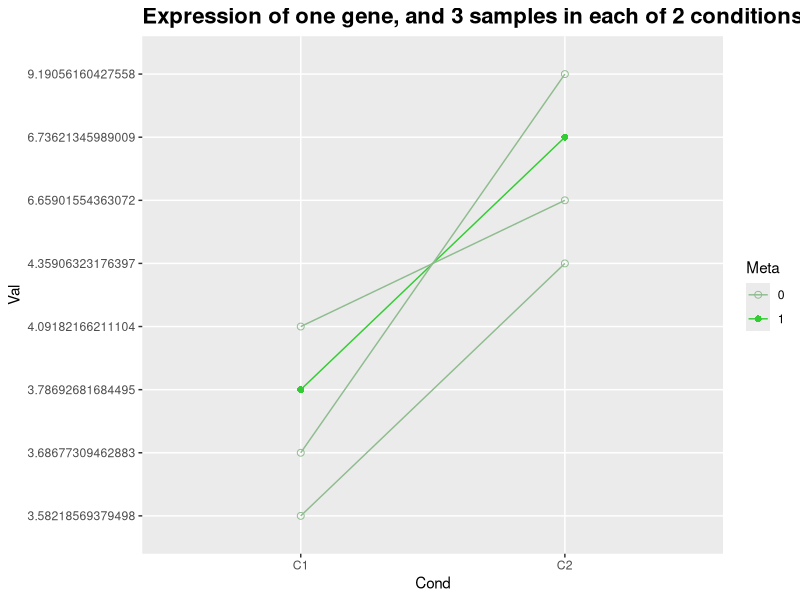

The R source for this figure:
#!/usr/bin/env Rscript
# from the lintwo.R but cleaned up without the experimental code (hopefully)
# linetw2, lines between two conditions
library(ggplot2)
library(Cairo)

# fix the pseudrand seq or not?
set.seed(1)
options(digits=4) # this won't work for ggplot2
# You can create function instead
scaleFUN <- function(x) sprintf("%.3f", x)

# We're going to simulate values coming from two conditions
ns <-6 
hns <- ns/2 # half the samples
c1m <- 4 # group 1 mean
c2m <- 6 # group 2 mean
c1sd <- 0.5 # group 1 sd
c2sd <- 2 # group 1 sd

d <- data.frame(row.names=paste0("S", 1:ns),
                Val=c(rnorm(hns, mean=c1m, sd=c1sd), rnorm(hns, mean=c2m, sd=c2sd)),
                Cond=rep(paste0("C",1:2), each=hns),
                Pair=rep(paste0("P",1:hns), 2),
                Meta=rep(0,ns))

# Introduce Meta values which are the averages for both groups.
d <- rbind(d, c(mean(d$Val[d$Cond=="C1"]), "C1", "NP", 1), c(mean(d$Val[d$Cond=="C2"]), "C2", "NP", 1))

CairoPNG("ltw2.png", 800, 800)
ggplot(d, aes(x=Cond, y=Val, group=Pair), colour=Cond) +
        # the Group=Pair will ensure the lines between each member of a pair are correct.
        geom_point(aes(colour=Meta, shape=Meta, size=Meta)) +
        geom_path(aes(colour=Meta)) +
        scale_color_manual(values = c("darkseagreen", "limegreen")) +
#        scale_fill_manual(values = c("Samples", "Means"), name="") +
        scale_size_manual(values = c(2, 2)) +
        scale_shape_manual(values = c(1, 16)) +
        # 1 is empty circ, 16 is filled circ.
        ggtitle(paste0("Expression of one gene, and ", hns, " samples in each of 2 conditions")) +
        guides(fill=guide_legend(title="Type")) +
        theme(plot.title=element_text(size=16, face="bold"))
dev.off()

# What won't work
# scale_y_continuous(labels=scaleFUN)
# was an effort to control precision of y values.
# you get discrete value applied to continuous scale there.
